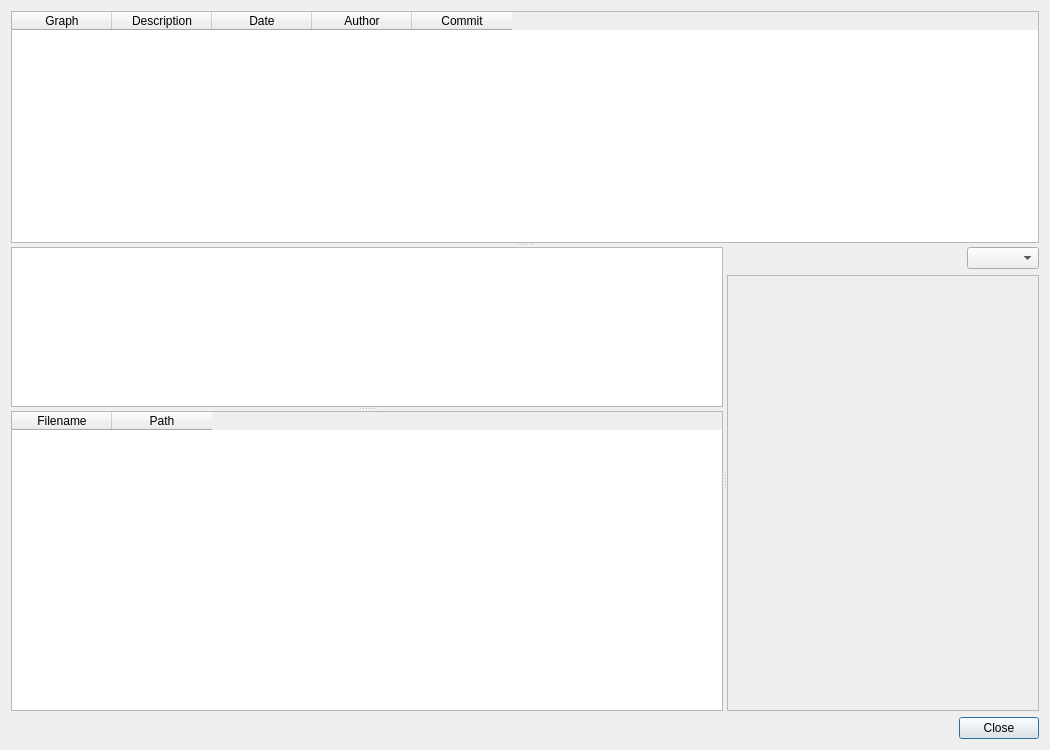
<?xml version="1.0" encoding="UTF-8"?>
<ui version="4.0">
 <class>QGitStashInspectDialog</class>
 <widget class="QDialog" name="QGitStashInspectDialog">
  <property name="geometry">
   <rect>
    <x>0</x>
    <y>0</y>
    <width>1050</width>
    <height>750</height>
   </rect>
  </property>
  <property name="windowTitle">
   <string>Inspect Stash</string>
  </property>
  <layout class="QVBoxLayout" name="verticalLayout_dialog">
   <item>
    <widget class="QSplitter" name="splitter_vertical">
     <property name="orientation">
      <enum>Qt::Orientation::Vertical</enum>
     </property>
     <widget class="QLogHistoryTableWidget" name="logHistory_commits">
      <property name="editTriggers">
       <set>QAbstractItemView::EditTrigger::NoEditTriggers</set>
      </property>
      <property name="selectionMode">
       <enum>QAbstractItemView::SelectionMode::SingleSelection</enum>
      </property>
      <property name="selectionBehavior">
       <enum>QAbstractItemView::SelectionBehavior::SelectRows</enum>
      </property>
      <property name="verticalScrollMode">
       <enum>QAbstractItemView::ScrollMode::ScrollPerPixel</enum>
      </property>
      <property name="horizontalScrollMode">
       <enum>QAbstractItemView::ScrollMode::ScrollPerPixel</enum>
      </property>
      <property name="showGrid">
       <bool>false</bool>
      </property>
      <property name="wordWrap">
       <bool>false</bool>
      </property>
      <attribute name="horizontalHeaderHighlightSections">
       <bool>false</bool>
      </attribute>
      <attribute name="verticalHeaderVisible">
       <bool>false</bool>
      </attribute>
      <attribute name="verticalHeaderDefaultSectionSize">
       <number>22</number>
      </attribute>
      <attribute name="verticalHeaderHighlightSections">
       <bool>false</bool>
      </attribute>
      <column>
       <property name="text">
        <string>Graph</string>
       </property>
      </column>
      <column>
       <property name="text">
        <string>Description</string>
       </property>
      </column>
      <column>
       <property name="text">
        <string>Date</string>
       </property>
      </column>
      <column>
       <property name="text">
        <string>Author</string>
       </property>
      </column>
      <column>
       <property name="text">
        <string>Commit</string>
       </property>
      </column>
     </widget>
     <widget class="QSplitter" name="splitter_bottom">
      <property name="orientation">
       <enum>Qt::Orientation::Horizontal</enum>
      </property>
      <widget class="QSplitter" name="splitter_left">
       <property name="orientation">
        <enum>Qt::Orientation::Vertical</enum>
       </property>
       <widget class="QExtTextBrowser" name="textBrowser_info">
        <property name="focusPolicy">
         <enum>Qt::FocusPolicy::NoFocus</enum>
        </property>
        <property name="maximumSize">
         <size>
          <width>16777215</width>
          <height>160</height>
         </size>
        </property>
       </widget>
       <widget class="QTableWidget" name="tableWidget_files">
        <property name="editTriggers">
         <set>QAbstractItemView::EditTrigger::NoEditTriggers</set>
        </property>
        <property name="selectionBehavior">
         <enum>QAbstractItemView::SelectionBehavior::SelectRows</enum>
        </property>
        <property name="selectionMode">
         <enum>QAbstractItemView::SelectionMode::SingleSelection</enum>
        </property>
        <property name="showGrid">
         <bool>false</bool>
        </property>
        <property name="wordWrap">
         <bool>false</bool>
        </property>
        <attribute name="verticalHeaderVisible">
         <bool>false</bool>
        </attribute>
        <column>
         <property name="text">
          <string>Filename</string>
         </property>
        </column>
        <column>
         <property name="text">
          <string>Path</string>
         </property>
        </column>
       </widget>
      </widget>
      <widget class="QWidget" name="widget_right" native="true">
       <layout class="QVBoxLayout" name="verticalLayout_right">
        <property name="leftMargin">
         <number>0</number>
        </property>
        <property name="topMargin">
         <number>0</number>
        </property>
        <property name="rightMargin">
         <number>0</number>
        </property>
        <property name="bottomMargin">
         <number>0</number>
        </property>
        <item>
         <layout class="QHBoxLayout" name="horizontalLayout_options">
          <item>
           <spacer name="horizontalSpacer_opt">
            <property name="orientation">
             <enum>Qt::Orientation::Horizontal</enum>
            </property>
            <property name="sizeHint" stdset="0">
             <size>
              <width>40</width>
              <height>20</height>
             </size>
            </property>
           </spacer>
          </item>
          <item>
           <widget class="QComboBoxGitDiffOptions" name="comboBox_gitDiffOptions"/>
          </item>
         </layout>
        </item>
        <item>
         <widget class="QScrollArea" name="scrollArea_diff">
          <property name="widgetResizable">
           <bool>true</bool>
          </property>
          <widget class="QGitDiffWidget" name="diffWidget">
           <property name="geometry">
            <rect>
             <x>0</x>
             <y>0</y>
             <width>600</width>
             <height>500</height>
            </rect>
           </property>
          </widget>
         </widget>
        </item>
       </layout>
      </widget>
     </widget>
    </widget>
   </item>
   <item>
    <layout class="QHBoxLayout" name="horizontalLayout_buttons">
     <item>
      <spacer name="horizontalSpacer_btn">
       <property name="orientation">
        <enum>Qt::Orientation::Horizontal</enum>
       </property>
       <property name="sizeHint" stdset="0">
        <size>
         <width>40</width>
         <height>20</height>
        </size>
       </property>
      </spacer>
     </item>
     <item>
      <widget class="QPushButton" name="pushButton_close">
       <property name="text">
        <string>Close</string>
       </property>
      </widget>
     </item>
    </layout>
   </item>
  </layout>
 </widget>
 <customwidgets>
  <customwidget>
   <class>QLogHistoryTableWidget</class>
   <extends>QTableWidget</extends>
   <header>qloghistorytablewidget.h</header>
  </customwidget>
  <customwidget>
   <class>QExtTextBrowser</class>
   <extends>QTextBrowser</extends>
   <header>qexttextbrowser.h</header>
  </customwidget>
  <customwidget>
   <class>QGitDiffWidget</class>
   <extends>QWidget</extends>
   <header>qgitdiffwidget.h</header>
   <container>1</container>
  </customwidget>
  <customwidget>
   <class>QComboBoxGitDiffOptions</class>
   <extends>QComboBox</extends>
   <header>qcomboboxgitdiffoptions.h</header>
  </customwidget>
 </customwidgets>
 <resources/>
 <connections>
  <connection>
   <sender>pushButton_close</sender>
   <signal>clicked()</signal>
   <receiver>QGitStashInspectDialog</receiver>
   <slot>accept()</slot>
   <hints>
    <hint type="sourcelabel">
     <x>900</x>
     <y>620</y>
    </hint>
    <hint type="destinationlabel">
     <x>475</x>
     <y>325</y>
    </hint>
   </hints>
  </connection>
 </connections>
</ui>
